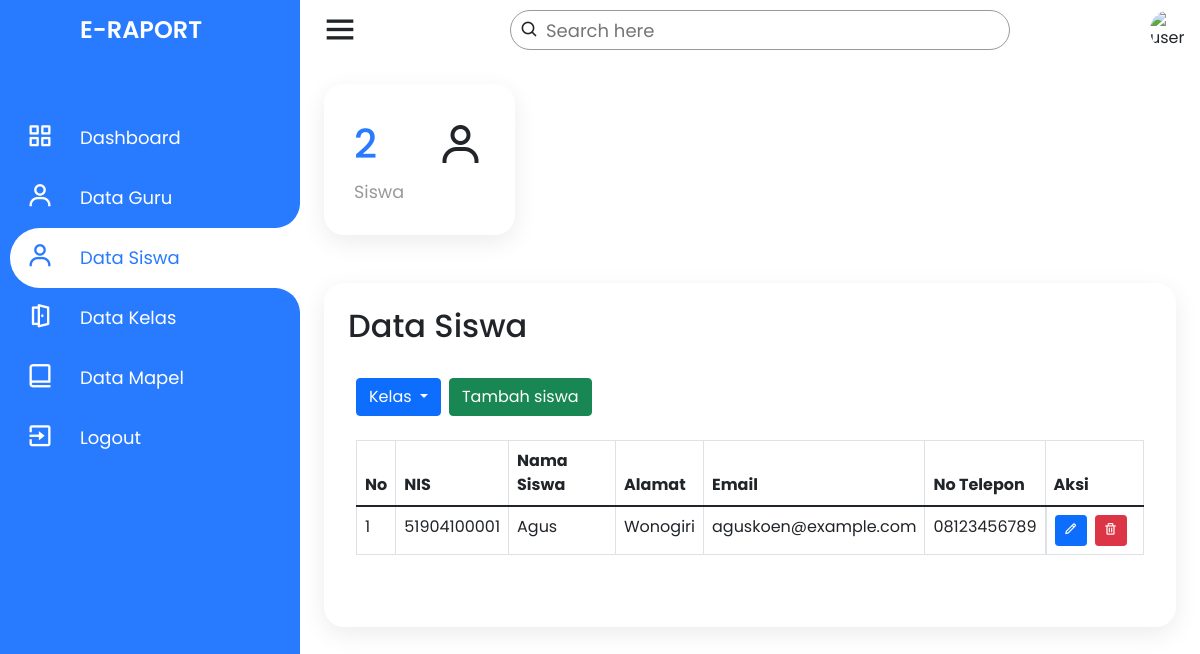
/admin/data-siswa.php (signed in), run on an earlier commit of the app's database.
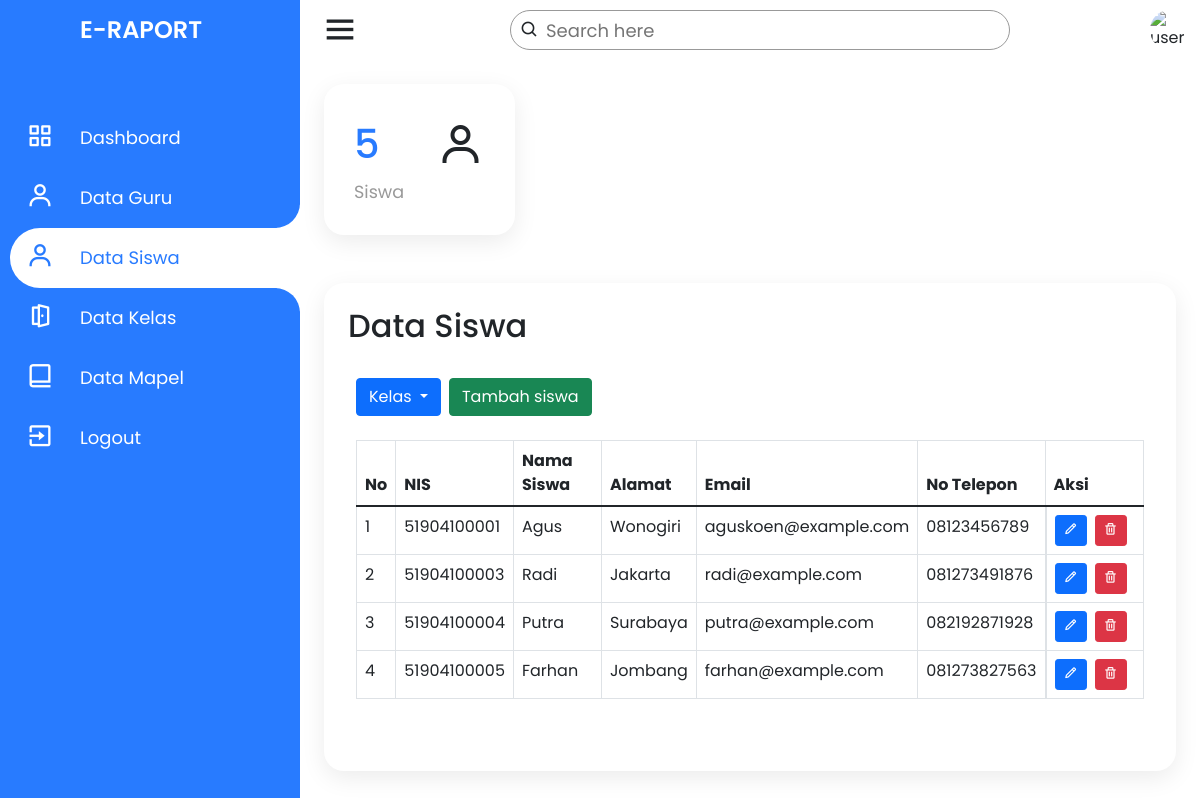
And on a later commit of the database.
### tables this page shows
CREATE TABLE `siswa` (
  `nis` varchar(11) NOT NULL,
  `nama_siswa` varchar(50) NOT NULL,
  `jenis_kelamin` enum('Laki-laki','Perempuan') NOT NULL,
  `alamat` text NOT NULL,
  `email` varchar(50) NOT NULL,
  `no_telp` varchar(14) NOT NULL,
  `agama` enum('Islam','Kristen','Katolik','Hindu','Buddha','Konghuchu') NOT NULL,
  `id_kelas` int(11) NOT NULL,
  `tanggal_lahir` date NOT NULL,
  `password` varchar(255) NOT NULL,
  PRIMARY KEY (`nis`),
  KEY `siswa_ibfk_1` (`id_kelas`),
  CONSTRAINT `siswa_ibfk_1` FOREIGN KEY (`id_kelas`) REFERENCES `kelas` (`id_kelas`) ON DELETE CASCADE ON UPDATE CASCADE
);

### admin/data-siswa.php (the view, shortened to what this page needs)
<?php
require_once dirname(__FILE__) . '/../model/siswa.php';
if (!isset($_GET['p'])) {
    $page_no = 1;
} else {
    $page_no = $_GET['p'];
}
if (!isset($_GET['kls'])) {
    $kelas_id = 1;
} else {
    $kelas_id = $_GET['kls'];
}
$records_per_page = 30;
$offset = ($page_no - 1) * $records_per_page;
?>
<!DOCTYPE html>
<html lang="en" dir="ltr">
<head>
    <link rel="stylesheet" href="style.css">
    <link href='https://unpkg.com/boxicons@2.0.7/css/boxicons.min.css' rel='stylesheet'>
    <link href="https://cdn.jsdelivr.net/npm/bootstrap@5.1.3/dist/css/bootstrap.min.css" rel="stylesheet">
    <link rel="stylesheet" href="../assets/css/style.css">
</head>
<body>
    <div class="container">
        <div class="navigation">
            <ul>
                <li>
                    <a href="#">
                        <span class="icon"></span>
                        <h1 class="title">E-Raport</h1>
                    </a>
                </li>
                <li>
                    <a href="../index">
                        <span class="icon"><i class='bx bx-grid-alt'></i></span>
                        <span class="title">Dashboard</span>
                    </a>
                </li>
                <li>
                    <a href="data-guru">
                        <span class="icon"><i class='bx bx-user'></i></span>
                        <span class="title">Data Guru</span>
                    </a>
                </li>
                <li class="hovered">
                    <a href="data-siswa">
                        <span class="icon"><i class='bx bx-user'></i></span>
                        <span class="title">Data Siswa</span>
                    </a>
                </li>
                <li>
                    <a href="data-kelas">
                        <span class="icon"><i class='bx bx-door-open'></i></span>
                        <span class="title">Data Kelas</span>
                    </a>
                </li>
                <li>
                    <a href="data-mapel">
                        <span class="icon"><i class='bx bx-book-alt'></i></span>
                        <span class="title">Data Mapel</span>
                    </a>
                </li>
                <li>
                    <a href="../logout">
                        <span class="icon"><i class='bx bx-exit'></i></span>
                        <span class="title">Logout</span>
                    </a>
                </li>
            </ul>
        </div>
    </div>
    <div class="main">
        <div class="topbar">
            <div class="toggle">
                <i class='bx bx-menu'></i>
            </div>
            <div class="search">
                <label>
                    <input type="text" name="search" id="search" placeholder="Search here">
                    <i class='bx bx-search'></i>
                </label>
            </div>
            <div class="user">
                <img src="https://blogger.googleusercontent.com/img/a/AVvXsEiXyPi_rGT6jD0HngbJm7ynV-rF3rbepixGAznBNXQteWfrkWk1VvidfrFLeLr3E1slcwmf0jQ3ktsRI1Ga6xMOftHsDC1fbi9Oid8jOz0YX22jl6_i38Y5xbRuLrmoQm2O371YilOhD77YN1xeyibg4_B0qHWhOv24q9DoKzQokmiuruFKmPYKvX1zeA" alt="user">
            </div>
        </div>
        <div class="cardBox">
            <div class="card">
                <div>
                    <?php
                    $result_siswa = $conn->query("SELECT * FROM siswa LIMIT $records_per_page OFFSET $offset");
                    if ($result_siswa && $result_siswa->num_rows > 0) {
                        $result_jml = $conn->query("SELECT COUNT(*) AS total_siswa FROM siswa");
                        $jml = $result_jml->fetch_assoc();
                        echo "<div class='numbers'>${jml['total_siswa']}</div>";
                    }
                    ?>
                    <div class="cardName">Siswa</div>
                </div>
                <div class="iconBx">
                    <i class='bx bx-user'></i>
                </div>
            </div>
        </div>
        <div class="konten">
            <h2 class="konten_title">
                Data Siswa
            </h2>
            <div class="konten_isi">
                <div class="konten_pengaturan">
                    <div class="dropdown">
                        <a class="btn btn-primary dropdown-toggle" href="#" role="button" id="dropdownMenuLink" data-bs-toggle="dropdown" aria-expanded="false">
                            Kelas
                        </a>
                    </div>
                    <a href="tambah-data-siswa"><button type="button" class="btn btn-success">Tambah
                            siswa</button></a>
                </div>
                <div class="konten_table table-responsive">
                    <table class="table table-bordered">
                        <thead>
                            <tr>
                                <th>No</th>
                                <th>NIS</th>
                                <th>Nama Siswa</th>
                                <th>Alamat</th>
                                <th>Email</th>
                                <th>No Telepon</th>
                                <th>Aksi</th>
                            </tr>
                        </thead>
                        <tbody>
                            <?php
                            $result_siswa = $conn->query("SELECT * FROM siswa WHERE id_kelas = $kelas_id LIMIT $records_per_page OFFSET $offset");
                            if ($result_siswa && $result_siswa->num_rows > 0) {
                                $no = 1;
                                while ($row = $result_siswa->fetch_assoc()) {
                                    echo "
                                <tr>
                                    <td>$no</td>
                                    <td>${row['nis']}</td>
                                    <td>${row['nama_siswa']}</td>
                                    <td>${row['alamat']}</td>
                                    <td>${row['email']}</td>
                                    <td>${row['no_telp']}</td>
                                    <td class='aksi'>
                                        <a href='ubah-data-siswa?nis=${row['nis']}'><button type='button' data-bs-toggle='tooltip' class='btn btn-primary btn-sm' title='Ubah'><i class='bx bx-pencil'></i></button></a>
                                        <a href='hapus-data-siswa?nis=${row['nis']}'><button type='button' data-bs-toggle='tooltip' class='btn btn-danger btn-sm' title='Hapus'><i class='bx bx-trash'></i></button></a>
                                    </td>
                                </tr>
                                ";
                                    $no++;
                                }
                            }
                            ?>
                        </tbody>
                    </table>
                </div>
            </div>
        </div>
    </div>
</body>
</html>

What changed in the data, as far as the page shows it:
added siswa: nis "51904100003", nama_siswa "Radi", alamat "Jakarta", email "radi@example.com", no_telp "081273491876"
added siswa: nis "51904100004", nama_siswa "Putra", alamat "Surabaya", email "putra@example.com", no_telp "082192871928"
added siswa: nis "51904100005", nama_siswa "Farhan", alamat "Jombang", email "farhan@example.com", no_telp "081273827563"
Also different on the page:
jml['total_siswa']: "2" → "5"
